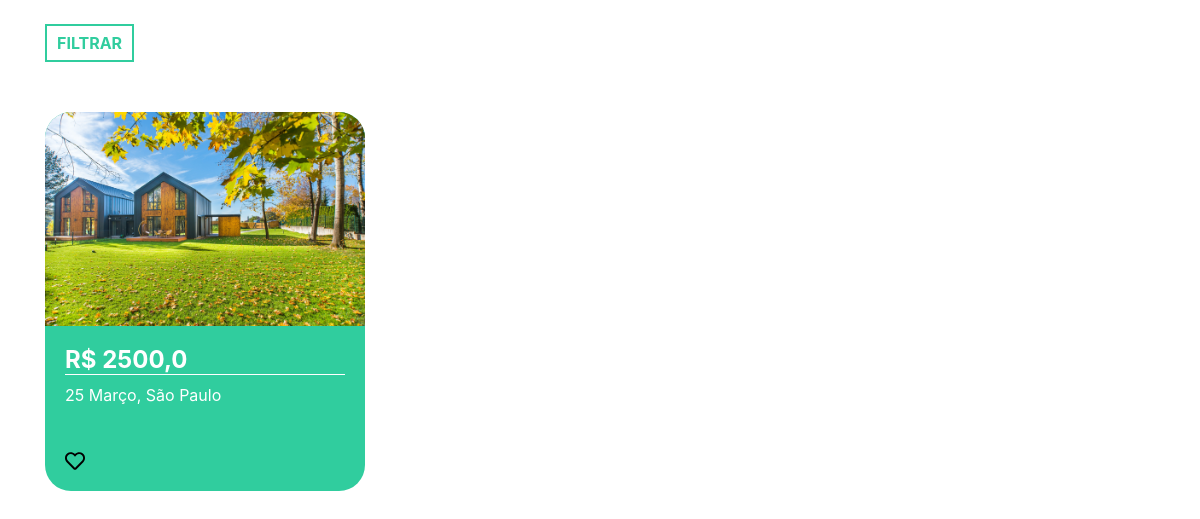
The app's page / (signed in), older data.
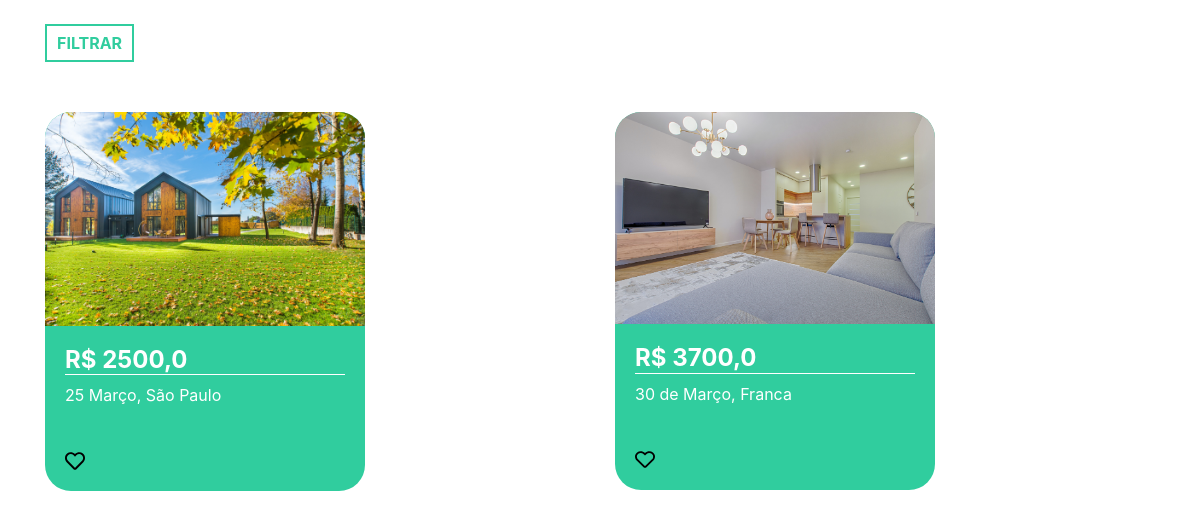
The same page, newer data.
### plataforma/models.py (models this page shows, shortened)
class Imovel(models.Model):
    choices = (('V', 'Venda'),
               ('A', 'Aluguel'))
    choices_imovel = (('A', 'Apartamento'),
                      ('C', 'Casa'))
    imagens = models.ManyToManyField(Imagem)
    valor = models.FloatField()
    quartos = models.IntegerField()
    tamanho = models.FloatField()
    cidade = models.ForeignKey(Cidade, on_delete=models.DO_NOTHING)
    rua = models.CharField(max_length=50)
    tipo = models.CharField(max_length=1, choices=choices)
    tipo_imovel = models.CharField(max_length=1, choices=choices_imovel)
    numero = models.IntegerField()
    descricao = models.TextField()
    dias_visita = models.ManyToManyField(DiasVisita)
    horarios = models.ManyToManyField(Horario)
    def __str__(self) -> str:
        return self.rua

class Imagem(models.Model):
    img = models.ImageField(upload_to='img')

class Cidade(models.Model):
    nome = models.CharField(max_length=30)
    def __str__(self) -> str:
        return self.nome

### plataforma/views.py (the view)
# urls.py: 2. Add a URL to urlpatterns:  path('', views.home, name='home')
@login_required(login_url='/auth/logar')
def home(request):
    preco_minimo = request.GET.get('preco_minimo')
    preco_maximo = request.GET.get('preco_maximo')
    cidade = request.GET.get('cidade')
    tipo = request.GET.getlist('tipo')
    imoveis = Imovel.objects.all()
    cidades = Cidade.objects.all()
    print(imoveis)
    if preco_minimo or preco_maximo or cidade or tipo:
        if not preco_minimo:
            preco_minimo = 0
        if not preco_maximo:
            preco_maximo = 999999999
        if not tipo:
            tipo = ['A', 'C']
        imoveis = Imovel.objects.filter(valor__gte=preco_minimo) \
            .filter(valor__lte=preco_maximo) \
            .filter(tipo_imovel__in=tipo).filter(cidade=cidade)
    else:
        imoveis = Imovel.objects.all()
    return render(request, 'home.html', {'imoveis': imoveis, 'cidades': cidades})

### plataforma/templates/home.html (shortened to what this page needs)
{% extends 'base.html' %}
{% load static %}
{% block 'head' %}
<link rel="stylesheet" href="{% static 'plataforma/css/home.css' %}">
{% endblock %}
{% block 'body' %}
<div class="container">
    <br>
    <button type="button" class="btn_filtrar" data-toggle="modal"
            data-target="#exampleModal">
        FILTRAR
    </button>
    <div class="row">
        {% for imovel in imoveis %}
        <div class="col-md cont">
            <div class="card_imovel">
                <img class="img_capa_imovel" src="{{imovel.imagens.all.0.img.url}}">
                <div class="informacoes_imoveis">
                    <a class="a_none" href=""><h4 class="valor">R$ {{imovel.valor}}</h4></a>
                    <p>{{imovel.rua}}, {{imovel.cidade}}</p>
                    <br>
                    <img width="7%" src="{% static 'plataforma/img/heart.svg' %}">
                </div>
            </div>
        </div>
        {% endfor %}
    </div>
</div>
{% endblock %}

### templates/base.html (shortened to what this page needs)
{% load static %}
<!doctype html>
<html lang="pt-BR">
<head>
{% block 'head' %}{% endblock %}
<link rel="stylesheet" href="https://cdn.jsdelivr.net/npm/bootstrap@4.6.1/dist/css/bootstrap.min.css">
</head>
<body>
{% block 'body' %}{% endblock %}
</body>
</html>

### templates/static/plataforma/css/home.css (style rules this page uses)
.card_imovel { background-color: #30CD9E; width: 20rem; margin-top: 50px; border-radius: 26px; }
.img_capa_imovel { width: 100%; border-top-left-radius: 26px; border-top-right-radius: 26px; }
.informacoes_imoveis { padding: 20px; color: white; }
.valor { font-weight: bold; border-bottom: 1px solid white; }
.btn_filtrar { border: none; background-color: transparent; border: 2px solid #30CD9E; color: #30CD9E; padding: 5px 10px 5px 10px; font-weight: bold; }
.a_none { color: white; }

Row changes from the older to the newer data that the page shows:
added Imovel: imagens.all.0.img (picture), valor "3700,0", rua "30 de Março", cidade "Franca"
